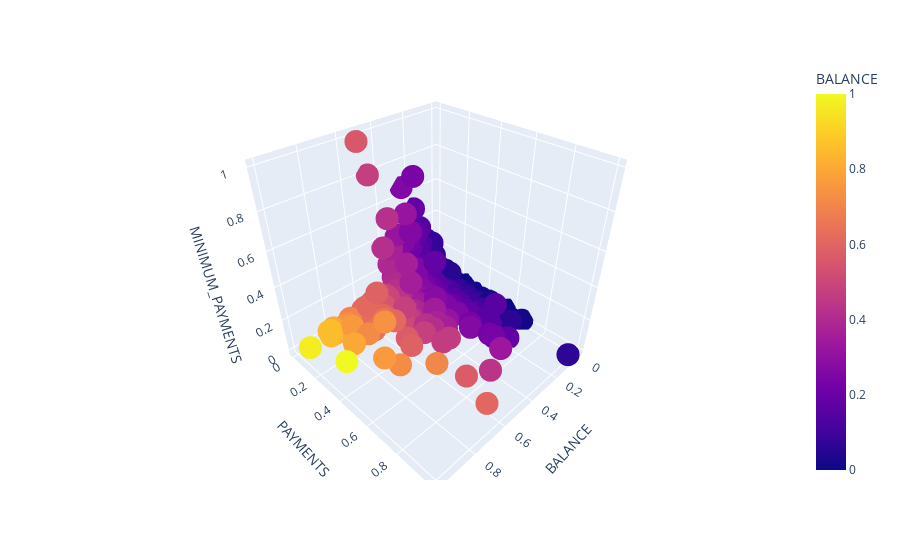

The notebook cell this image was saved under:
### Code cell
fig = px.scatter_3d(data_frame = data_pro, x = 'BALANCE', y = 'PAYMENTS', z = 'MINIMUM_PAYMENTS', color = 'BALANCE')
fig.show()

### Figure 1 — Plotly figure (JSON) as saved in the notebook; plotly's stock layout.template omitted (floating-point values rounded to 4 significant figures; data arrays with more than 128 entries replaced by an {"elided": "..."} marker saying what was removed)
{"data": [{"hovertemplate": "BALANCE=%{marker.color}<br>PAYMENTS=%{y}<br>MINIMUM_PAYMENTS=%{z}<extra></extra>", "legendgroup": "", "marker": {"color": {"elided": "8950 float values"}, "coloraxis": "coloraxis", "symbol": "circle"}, "mode": "markers", "name": "", "scene": "scene", "showlegend": false, "type": "scatter3d", "x": {"elided": "8950 float values"}, "y": {"elided": "8950 float values"}, "z": {"elided": "8950 float values"}}], "layout": {"coloraxis": {"colorbar": {"title": {"text": "BALANCE"}}, "colorscale": [[0, "#0d0887"], [0.1111, "#46039f"], [0.2222, "#7201a8"], [0.3333, "#9c179e"], [0.4444, "#bd3786"], [0.5556, "#d8576b"], [0.6667, "#ed7953"], [0.7778, "#fb9f3a"], [0.8889, "#fdca26"], [1, "#f0f921"]]}, "legend": {"tracegroupgap": 0}, "margin": {"t": 60}, "scene": {"domain": {"x": [0, 1], "y": [0, 1]}, "xaxis": {"title": {"text": "BALANCE"}}, "yaxis": {"title": {"text": "PAYMENTS"}}, "zaxis": {"title": {"text": "MINIMUM_PAYMENTS"}}}}}
